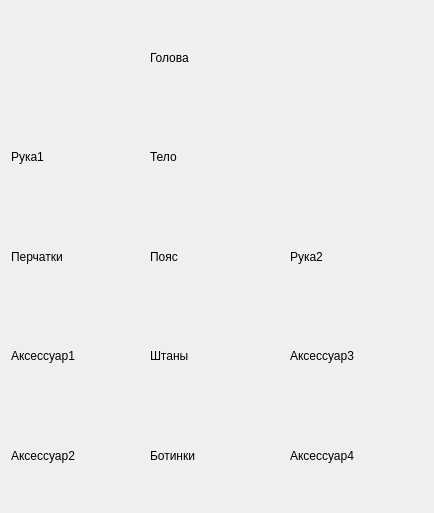
<?xml version="1.0" encoding="UTF-8"?>
<ui version="4.0">
 <class>FormPlayerInventory</class>
 <widget class="QWidget" name="FormPlayerInventory">
  <property name="geometry">
   <rect>
    <x>0</x>
    <y>0</y>
    <width>434</width>
    <height>513</height>
   </rect>
  </property>
  <property name="windowTitle">
   <string>Form</string>
  </property>
  <layout class="QGridLayout" name="gridLayout">
   <item row="3" column="1">
    <widget class="QLabel" name="labelBelt">
     <property name="text">
      <string>Пояс</string>
     </property>
    </widget>
   </item>
   <item row="4" column="1">
    <widget class="QLabel" name="labelPants">
     <property name="text">
      <string>Штаны</string>
     </property>
    </widget>
   </item>
   <item row="4" column="2">
    <widget class="QLabel" name="labelAccessories3">
     <property name="text">
      <string>Аксессуар3</string>
     </property>
    </widget>
   </item>
   <item row="3" column="2">
    <widget class="QLabel" name="labelHand2">
     <property name="text">
      <string>Рука2</string>
     </property>
    </widget>
   </item>
   <item row="5" column="1">
    <widget class="QLabel" name="labelBoots">
     <property name="text">
      <string>Ботинки</string>
     </property>
    </widget>
   </item>
   <item row="4" column="0">
    <widget class="QLabel" name="labelAccessories1">
     <property name="text">
      <string>Аксессуар1</string>
     </property>
    </widget>
   </item>
   <item row="5" column="0">
    <widget class="QLabel" name="labelAccessories2">
     <property name="text">
      <string>Аксессуар2</string>
     </property>
    </widget>
   </item>
   <item row="2" column="1">
    <widget class="QLabel" name="labelChest">
     <property name="text">
      <string>Тело</string>
     </property>
    </widget>
   </item>
   <item row="0" column="1">
    <widget class="QLabel" name="labelHelm">
     <property name="text">
      <string>Голова</string>
     </property>
    </widget>
   </item>
   <item row="2" column="0">
    <widget class="QLabel" name="labelHand1">
     <property name="text">
      <string>Рука1</string>
     </property>
    </widget>
   </item>
   <item row="3" column="0">
    <widget class="QLabel" name="labelGloves">
     <property name="text">
      <string>Перчатки</string>
     </property>
    </widget>
   </item>
   <item row="5" column="2">
    <widget class="QLabel" name="labelAccessories4">
     <property name="text">
      <string>Аксессуар4</string>
     </property>
    </widget>
   </item>
  </layout>
 </widget>
 <resources/>
 <connections/>
</ui>
